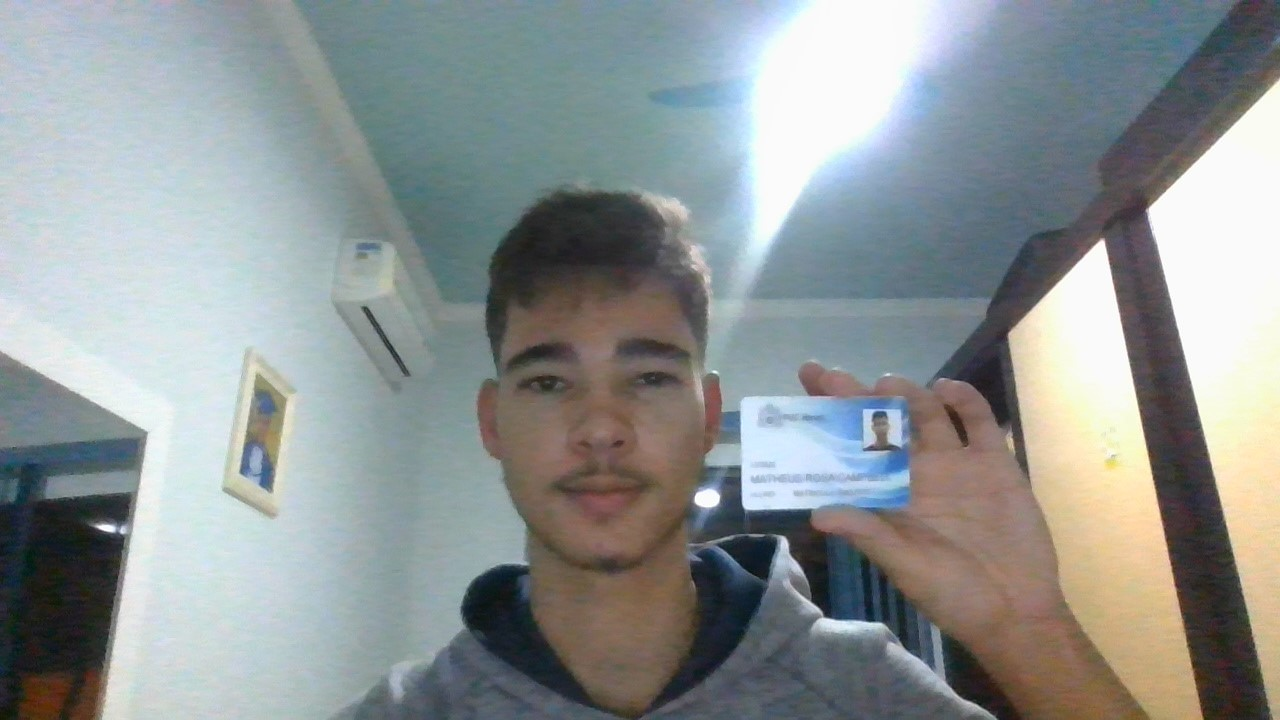
#> input picture python/foto.jpg, 1280 x 720 px
$ python faceDetection.py foto.jpg
#> lines starting #> are read from the running program, lines starting #| are printed output that depends on the picture
import cv2
import sys
import os
imagePath = sys.argv[1]
cascPath = os.path.dirname(os.path.abspath(__file__))+'/haarcascade_frontalface_default.xml'
faceCascade = cv2.CascadeClassifier(cascPath)
image = cv2.imread(imagePath)
#> image is the input picture: shape (720, 1280, 3); mean B, G, R 149.4, 149.3, 143.3
gray = cv2.cvtColor(image, cv2.COLOR_BGR2GRAY)
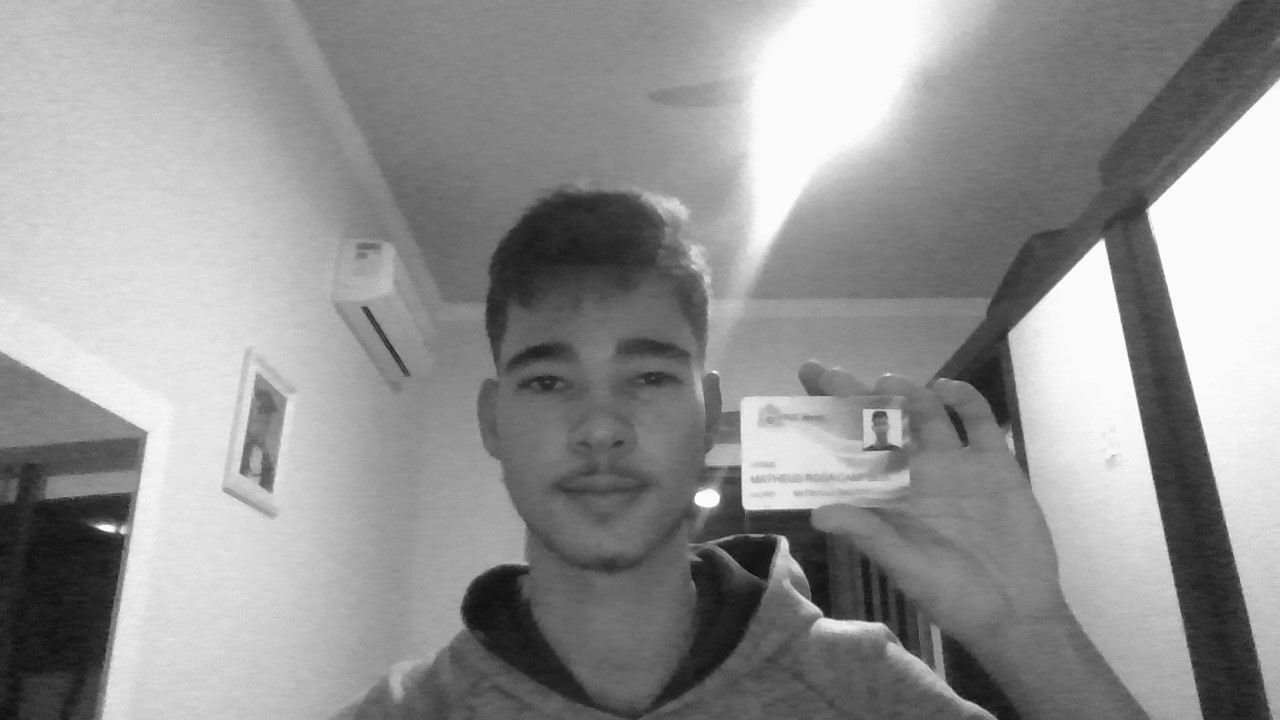
#> gray: shape (720, 1280); min 12, max 255, mean 147.5
faces = faceCascade.detectMultiScale(
    gray,
    scaleFactor=1.1,
    minNeighbors=5,
    minSize=(30, 30),
    flags=cv2.CASCADE_SCALE_IMAGE
)
#> faces = [[457, 265, 283, 283]]
if (len(faces) > 0):
    print("true")
#> (the run stopped early here; a loop or call above may not have finished)

$ run again, on python/ft1.jpg
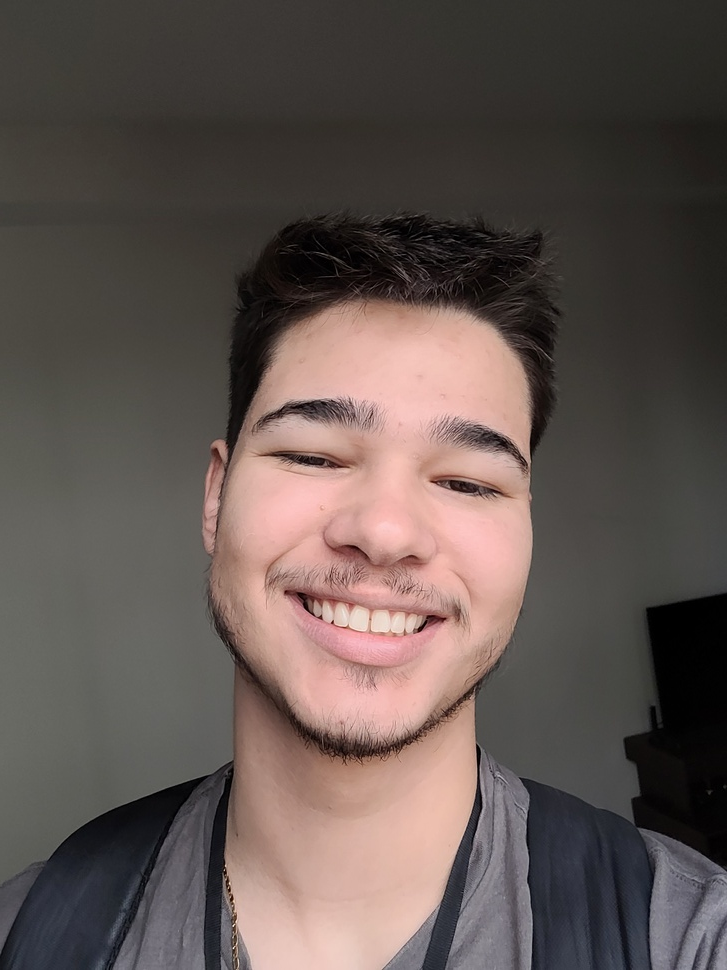
#> input picture python/ft1.jpg, 727 x 970 px, shrunk from 2208 x 2944 before the run
#> image is the input picture: shape (970, 727, 3); mean B, G, R 80.5, 84.6, 96.5
#> `gray = cv2.cvtColor(image, cv2.COLOR_BGR2GRAY)`:
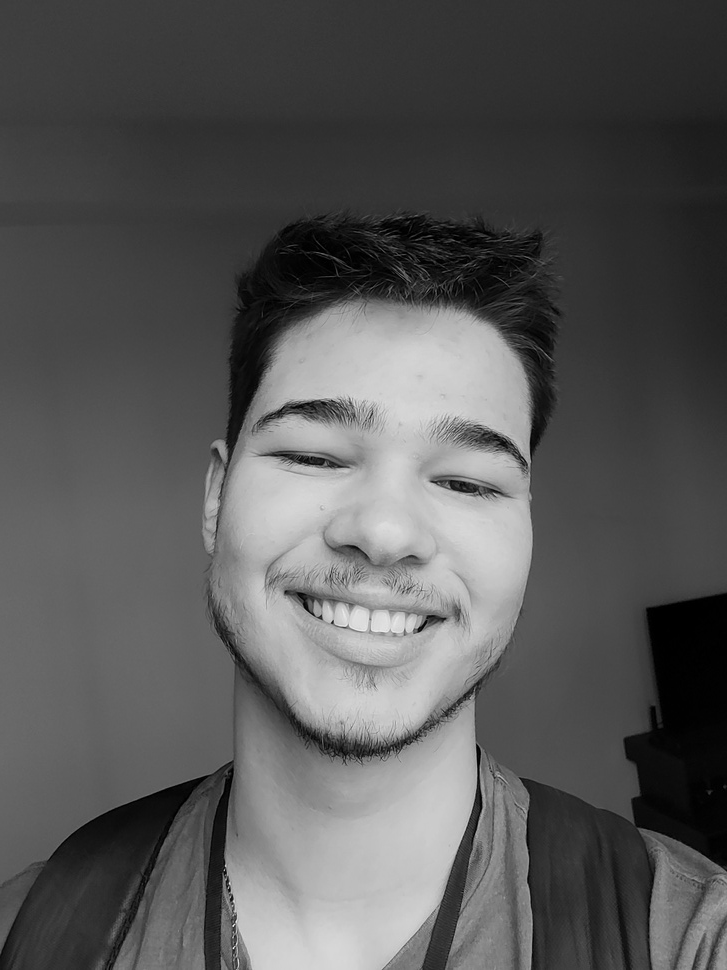
#> gray: shape (970, 727); min 0, max 250, mean 87.7
#> faces = [[181, 297, 412, 412]]

$ run again, on python/ft2.jpg
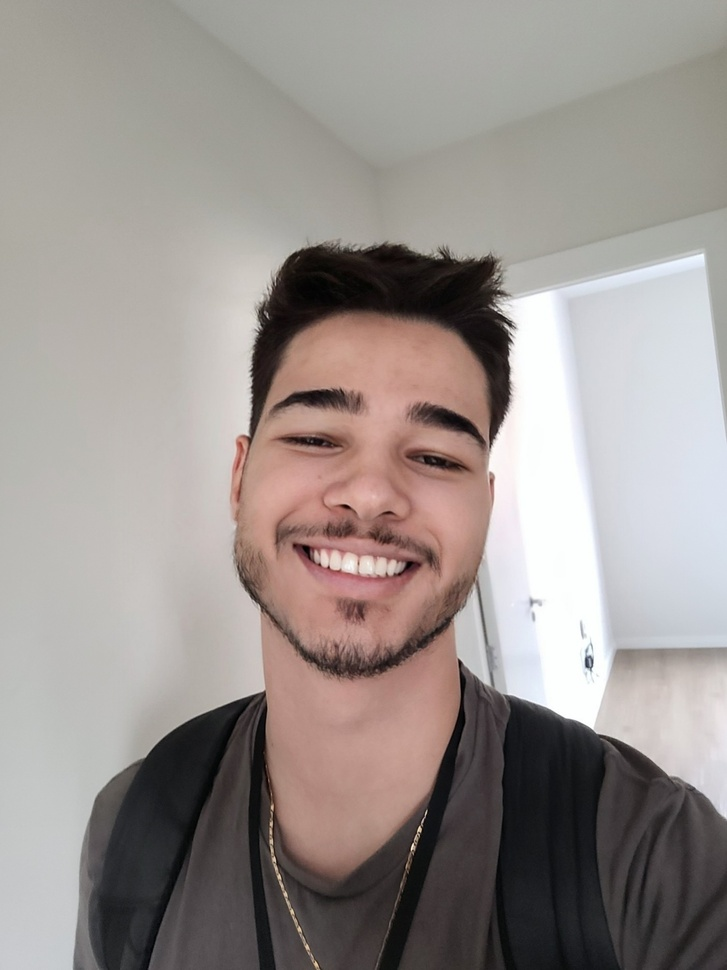
#> input picture python/ft2.jpg, 727 x 970 px, shrunk from 2736 x 3648 before the run
#> image is the input picture: shape (970, 727, 3); mean B, G, R 142.5, 146.1, 153.9
#> `gray = cv2.cvtColor(image, cv2.COLOR_BGR2GRAY)`:
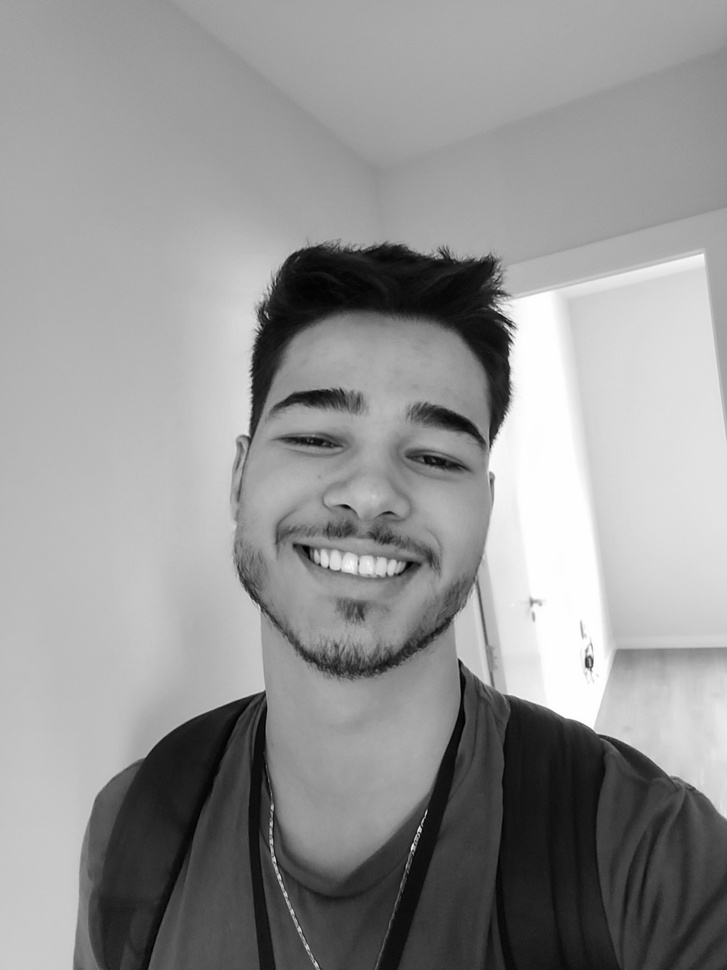
#> gray: shape (970, 727); min 0, max 255, mean 148
#> faces = [[202, 304, 338, 338]]
